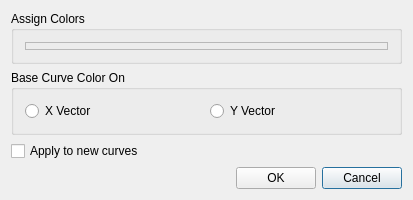
<?xml version="1.0" encoding="UTF-8"?>
<ui version="4.0">
 <class>KstChooseColorDialog</class>
 <widget class="QDialog" name="KstChooseColorDialog">
  <property name="geometry">
   <rect>
    <x>0</x>
    <y>0</y>
    <width>413</width>
    <height>200</height>
   </rect>
  </property>
  <property name="windowTitle">
   <string>Assign Curve Color Per File</string>
  </property>
  <layout class="QGridLayout">
   <item row="1" column="0">
    <widget class="QGroupBox" name="vectorGroup">
     <property name="title">
      <string>Base Curve Color On</string>
     </property>
     <layout class="QGridLayout">
      <item row="0" column="0">
       <widget class="QRadioButton" name="xVector">
        <property name="text">
         <string>X Vector</string>
        </property>
       </widget>
      </item>
      <item row="0" column="1">
       <widget class="QRadioButton" name="yVector">
        <property name="text">
         <string>Y Vector</string>
        </property>
       </widget>
      </item>
     </layout>
    </widget>
   </item>
   <item row="3" column="0">
    <layout class="QGridLayout">
     <item row="0" column="2">
      <widget class="QPushButton" name="Cancel">
       <property name="text">
        <string>Cancel</string>
       </property>
      </widget>
     </item>
     <item row="0" column="1">
      <widget class="QPushButton" name="OK">
       <property name="text">
        <string>OK</string>
       </property>
      </widget>
     </item>
     <item row="0" column="0">
      <spacer name="spacer1">
       <property name="orientation">
        <enum>Qt::Horizontal</enum>
       </property>
       <property name="sizeType">
        <enum>QSizePolicy::Expanding</enum>
       </property>
       <property name="sizeHint" stdset="0">
        <size>
         <width>160</width>
         <height>20</height>
        </size>
       </property>
      </spacer>
     </item>
    </layout>
   </item>
   <item row="2" column="0">
    <widget class="QCheckBox" name="_applyToNewCurves">
     <property name="text">
      <string>Apply to new curves</string>
     </property>
    </widget>
   </item>
   <item row="0" column="0">
    <widget class="QGroupBox" name="colorGroup">
     <property name="title">
      <string>Assign Colors</string>
     </property>
     <layout class="QGridLayout">
      <item row="0" column="0">
       <widget class="QFrame" name="colorFrame">
        <property name="frameShape">
         <enum>QFrame::StyledPanel</enum>
        </property>
        <property name="frameShadow">
         <enum>QFrame::Raised</enum>
        </property>
        <property name="lineWidth">
         <number>0</number>
        </property>
       </widget>
      </item>
     </layout>
    </widget>
   </item>
  </layout>
 </widget>
 <layoutdefault spacing="6" margin="11"/>
 <pixmapfunction>qPixmapFromMimeSource</pixmapfunction>
 <tabstops>
  <tabstop>xVector</tabstop>
  <tabstop>yVector</tabstop>
  <tabstop>_applyToNewCurves</tabstop>
  <tabstop>OK</tabstop>
  <tabstop>Cancel</tabstop>
 </tabstops>
 <resources/>
 <connections>
  <connection>
   <sender>Cancel</sender>
   <signal>clicked()</signal>
   <receiver>KstChooseColorDialog</receiver>
   <slot>reject()</slot>
   <hints>
    <hint type="sourcelabel">
     <x>20</x>
     <y>20</y>
    </hint>
    <hint type="destinationlabel">
     <x>20</x>
     <y>20</y>
    </hint>
   </hints>
  </connection>
 </connections>
</ui>
